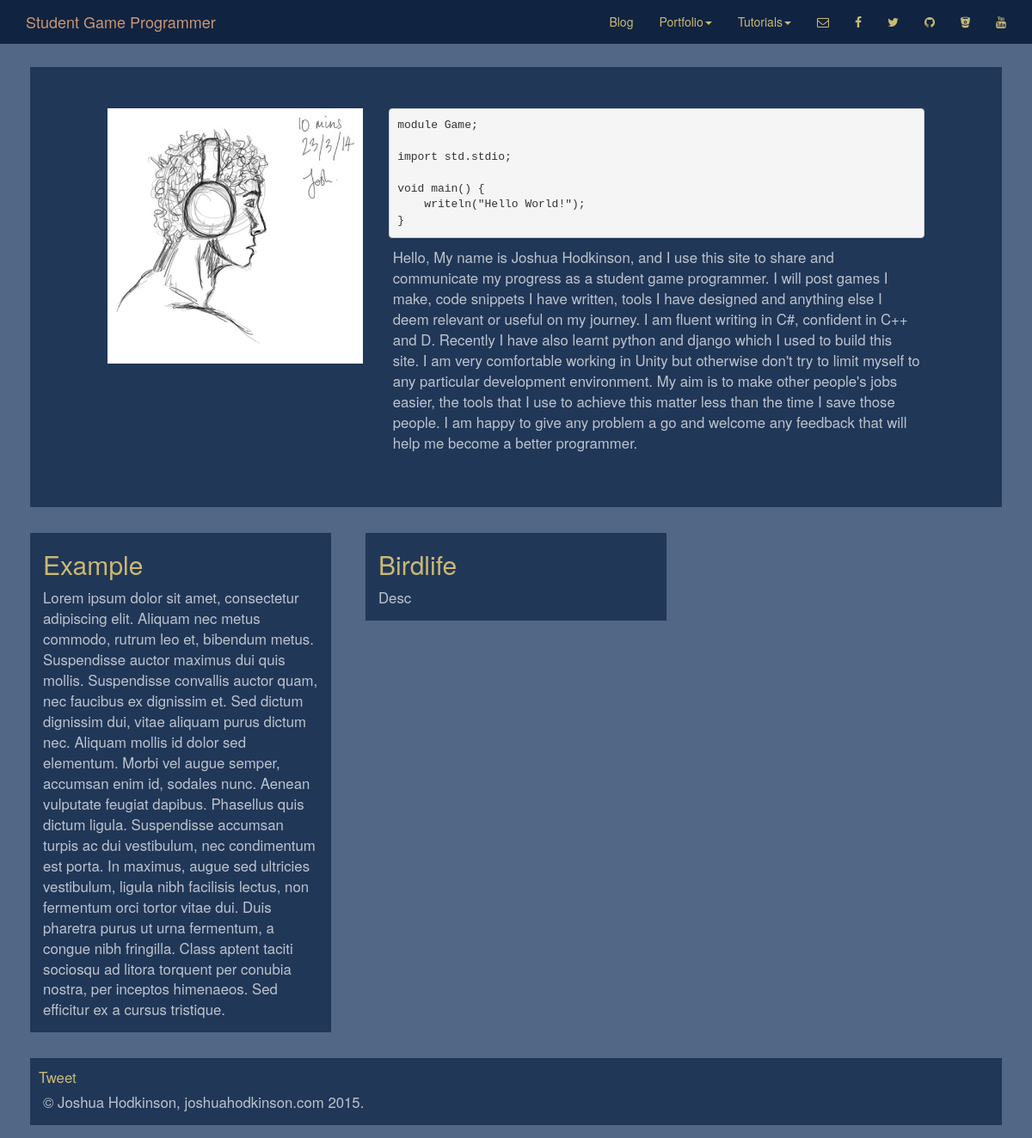
Before: / with the older database file.
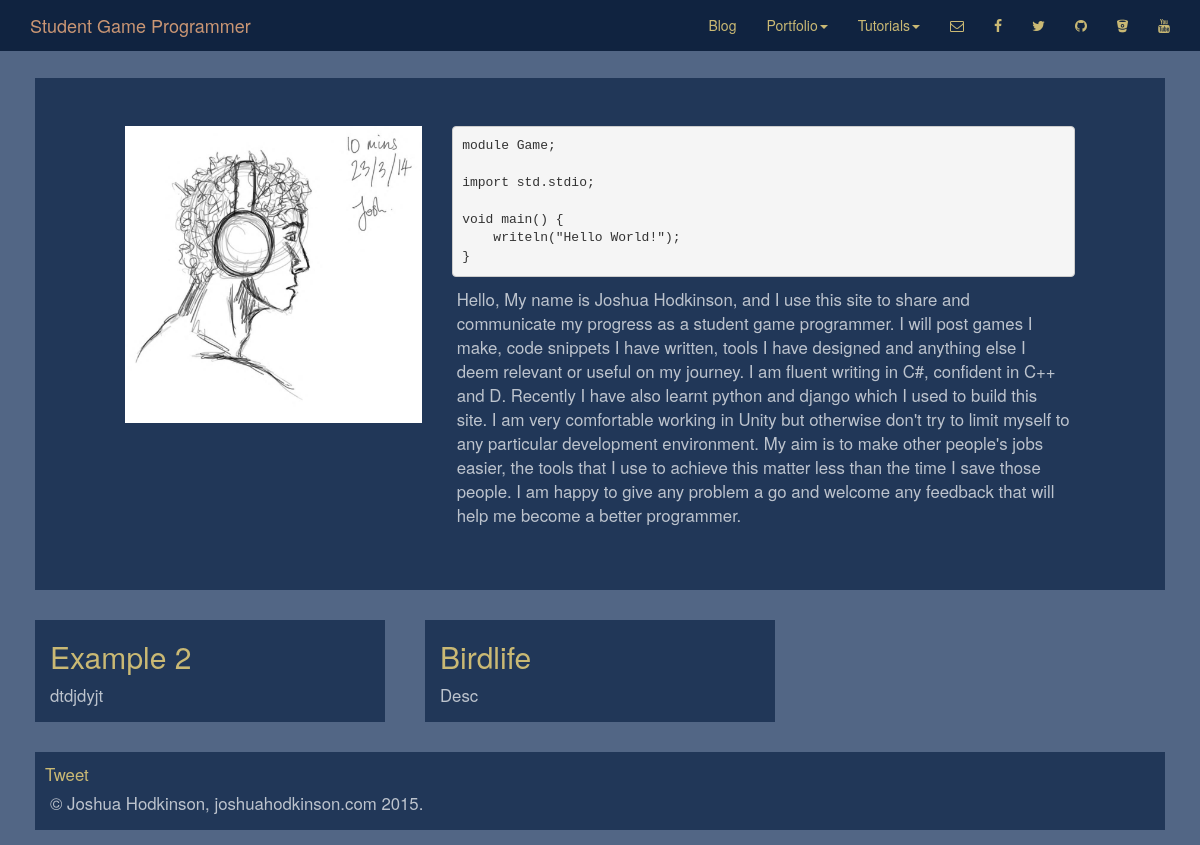
After: the same page with the newer database file.
### blog/models.py (models this page shows, shortened)
class Blog(models.Model):
	title = models.CharField(max_length=50)
	slug = models.SlugField(max_length=50, unique=True)
	body = models.TextField()
	posted = models.DateField(auto_now_add=True)
	category = models.ForeignKey('blog.Category', blank=True, null=True)
	tags = models.ManyToManyField('blog.Tag')
	@permalink
	def get_absolute_url(self):
		return ('blog-post', None, {'slug':self.slug, 'id':self.id,})
	class Meta:
		verbose_name = "Post"
		verbose_name_plural = "Posts"
		ordering = ["-posted"]

### home/views.py (the view)
# urls.py: url(r'^$', 'home.views.home', name='home'),
def home(request):
	try:
		blog = Blog.objects.latest('id')
	except ObjectDoesNotExist:
		blog = None
	try:
		game = Game.objects.latest('id')
	except ObjectDoesNotExist:
		game = None
	try:
		app = App.objects.latest('id')
	except ObjectDoesNotExist:
		app = None
	try:
		tool = Tool.objects.latest('id')
	except ObjectDoesNotExist:
		tool = None
	try:
		lib = Library.objects.latest('id')
	except ObjectDoesNotExist:
		lib = None
	try:
		tut = Tutorial.objects.latest('id')
	except ObjectDoesNotExist:
		tut = None
	return render(request, "home/home.html", {
			'blog' : blog,
			'game' : game,
			'app' : app,
			'tool' : tool,
			'lib' : lib,
			'tut' : tut,
		})

### home/models.py (called while the page is built)
	@permalink
	def get_absolute_url(self):
		return ('game', None, {'slug':self.slug, 'id':self.id,})

### home/templates/home/home.html (shortened to what this page needs)
{% extends "base.html"%}
{%load staticfiles%}
{% load  markdown_deux_tags %}
{%block content%}
	<div class="container">
		<div class="jumbotron">
			<div class="container">
				<div class "row">
					<img class ="col-xs-12 col-md-4" src="{% static 'home/img/me.jpg' %}"/>
					<div class="col-xs-12 col-md-8">
						<code class="prettyprint code">
							<pre>module Game;<br><br>import std.stdio;<br><br>void main() {<br>&nbsp;&nbsp;&nbsp;&nbsp;writeln("Hello World!");<br>}</pre>
						</code>
						<p id="description" style="font-size:larger">
							Hello, My name is Joshua Hodkinson, and I use this site to share and communicate my progress as a student game programmer. I will post games I make, code snippets I have written, tools I have designed and anything else I deem relevant or useful on my journey. I am fluent writing in C#, confident in C++ and D. Recently I have also learnt python and django which I used to build this site. I am very comfortable working in Unity but otherwise don't try to limit myself to any particular development environment. My aim is to make other people's jobs easier, the tools that I use to achieve this matter less than the time I save those people. I am happy to give any problem a go and welcome any feedback that will help me become a better programmer.
						</p>
					</div>
				</div>
			</div>
		</div>
		<div class="row">
			{% if blog %}
				<div class="col-md-4">
					<div class="content">
						<a href="{{blog.get_absolute_url}}" style="color:#cab974;"><h2>{{blog.title}}</h2></a>
						<p>{{blog.body|markdown}}</p>
					</div>
				</div>
			{% endif %}
			{% if game %}
				<div class="col-md-4">
					<div class="content">
						<a href="{{game.get_absolute_url}}" style="color:#cab974;"><h2>{{game.title}}</h2></a>
						<p>{{game.description}}</p>
					</div>
				</div>
			{% endif %}
		</div>
	</div>
{%endblock%}

Changed rows visible on the page:
no longer on this page (row edited): Blog: title "Example", body "Lorem ipsum dolor sit amet, consectetur adipiscing elit. Aliquam nec metus commodo, rutrum leo et, bibendum metus. Suspendisse auctor maximus dui quis mollis. Suspendisse convallis auctor quam, nec faucibus ex dignissim et. Sed dictum dignissim dui, vitae aliquam purus dictum nec. Aliquam mollis id dolor sed elementum. Morbi vel augue semper, accumsan enim id, sodales nunc. Aenean vulputate feugiat dapibus. Phasellus quis dictum ligula. Suspendisse accumsan turpis ac dui vestibulum, nec condimentum est porta. In maximus, augue sed ultricies vestibulum, ligula nibh facilisis lectus, non fermentum orci tortor vitae dui. Duis pharetra purus ut urna fermentum, a congue nibh fringilla. Class…"
added Blog: title "Example 2", body "dtdjdyjt"
